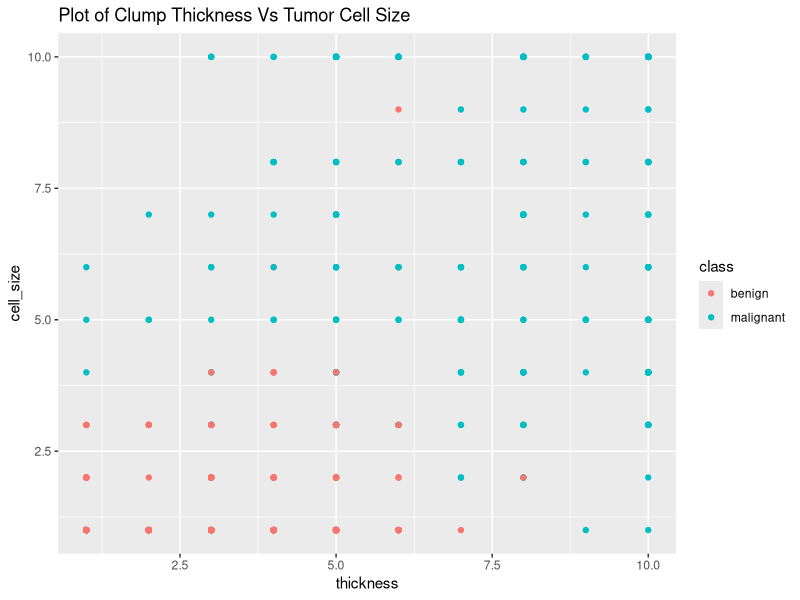

This figure's R source:
## ---- chunk 1
knitr::opts_chunk$set(echo = TRUE)
library(MASS)
class(biopsy)

library(dplyr)
## ---- chunk 2
#loading the dplyr library
library(dplyr)

#loading data from MASS:biopsy
library(MASS)
class(biopsy)
## ---- chunk 3
#glimpse is a part of the dplyr package
glimpse(biopsy)

head(biopsy)
## ---- chunk 4
# Converting a df to a tibble
biopsy <- tbl_df(biopsy)
biopsy
## ---- chunk 5
# Number of missing values in each column in the data frame
colSums(is.na(biopsy))
## ---- chunk 6
#change all the NAs to mean of the column
biopsy$V6[is.na(biopsy$V6)] <- mean(biopsy$V6, na.rm = TRUE)
colSums(is.na(biopsy))
## ---- chunk 7
rename(biopsy,
       thickness = V1,cell_size = V2,
       cell_shape = V3, marg_adhesion = V4,
       epithelial_cell_size = V5, bare_nuclei = V6,
       chromatin = V7, norm_nucleoli = V8, mitoses = V9)
## ---- chunk 8
#saving the rename function output
biopsy_new<-rename(biopsy,
       thickness = V1,cell_size = V2,
       cell_shape = V3, marg_adhesion = V4,
       epithelial_cell_size = V5, bare_nuclei = V6,
       chromatin = V7, norm_nucleoli = V8, mitoses = V9)

head(biopsy_new,5)
## ---- chunk 9
#selecting all except the columns chromatin and mitoses
biopsy_new<-select(biopsy_new,-chromatin,-mitoses)

head(biopsy_new,5)
## ---- chunk 10
#normalize the bare nuclei values 
maximum_bare_nuclei<-max(biopsy_new$bare_nuclei,na.rm=TRUE)
biopsy_new<-mutate(biopsy_new,bare_nuclei=bare_nuclei/maximum_bare_nuclei)

head(biopsy_new,5)
## ---- chunk 11
library(ggplot2)

ggplot(biopsy_new)+
  geom_point(aes(x=thickness,y=cell_size,color=class))+
  ggtitle("Plot of Clump Thickness Vs Tumor Cell Size")

## ---- chunk 12
#normalize the bare nuclei values 
biopsy_new<-filter(biopsy_new,thickness>5.5)

head(biopsy_new,5)
## ---- chunk 13
#arrange in the order of V2:cell size
arrange(biopsy_new,cell_size)
## ---- chunk 14
#arrange in the order of V2:cell size in decreasing order
arrange(biopsy_new,desc(cell_size))
## ---- chunk 15
#arrange in the order of V2:cell size
biopsy_new<-arrange(biopsy_new,desc(cell_size),desc(cell_shape),ID)

head(biopsy_new,5)
## ---- chunk 16
biopsy_grouped <- group_by(biopsy_new,class)
summarize(biopsy_grouped, max(thickness), mean(cell_size), var(norm_nucleoli))
## ---- chunk 17
biopsy_grouped <- biopsy_new %>% 
  group_by(class) %>% 
  summarize(max(thickness),mean(cell_size),var(norm_nucleoli))

head(biopsy_grouped)
## ---- chunk 18
# Messy Data
head(biopsy_new,5)
## ---- chunk 19
#Tidy Data
library(tidyr)
tidy_df <- biopsy_new %>% gather(key = "Tumor_Attributes", value = "Score", -ID, -class)

tidy_df
